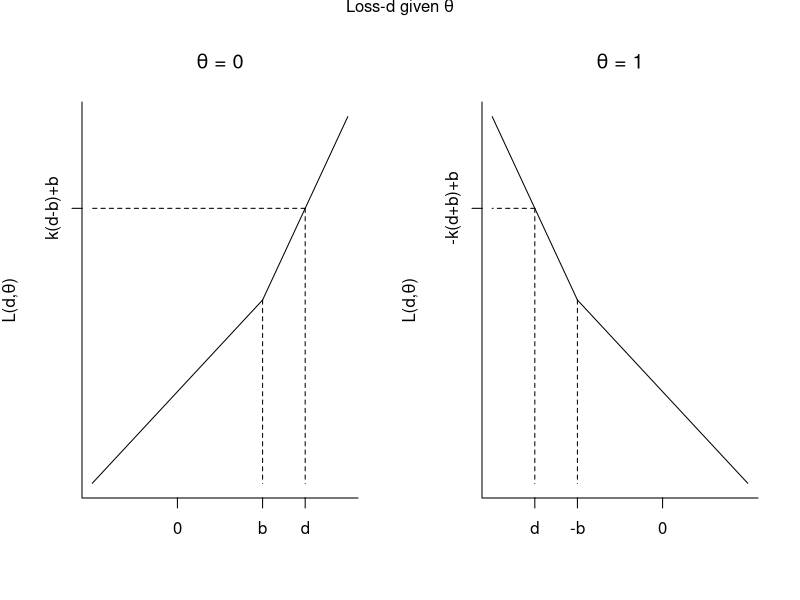
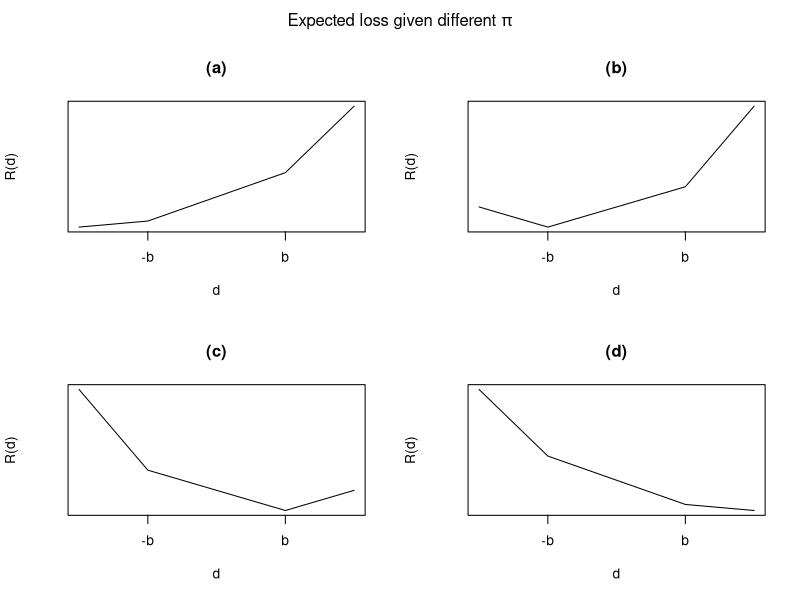
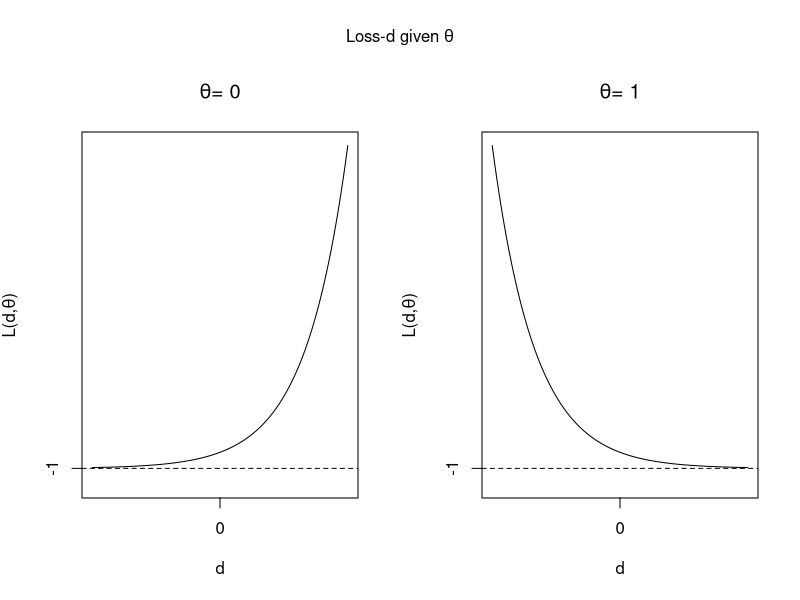
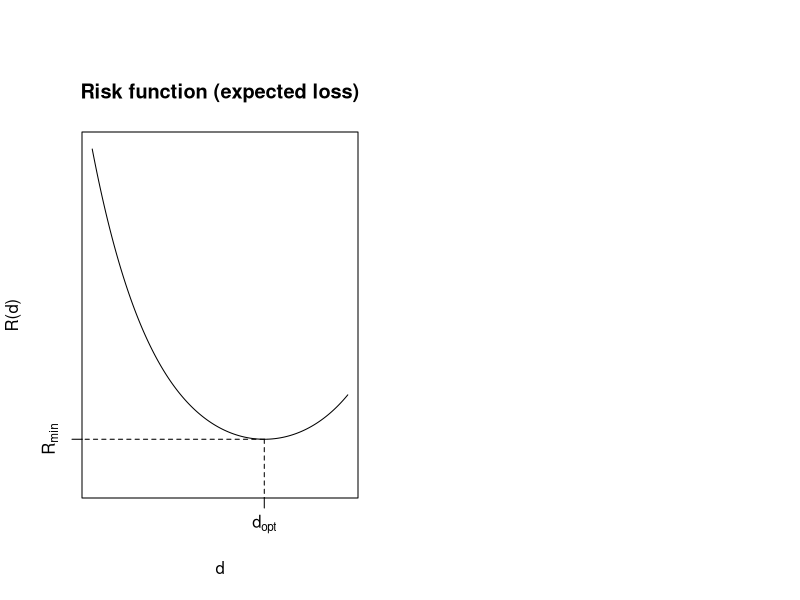

The R source for these figures, in order:
## ---- chunk 1
knitr::opts_chunk$set(echo = TRUE)
## ---- chunk 2
p0=par()
par(mfrow=c(1,2), oma = c(0, 0, 1, 0))
plot(0,0,type='n',bty='l',xlim=c(-20,40),ylim=c(-20,60),xaxt='n',yaxt='n',xlab='',ylab=expression(paste('L(d,',theta,')')),main=expression(paste(theta, ' = 0')))
lines(c(-20,20),c(-20,20),type='l')
lines(c(20,40),c(20,60),type='l')
axis(1,20,labels = 'b')
axis(1,0,labels = 0)
axis(1,30,labels = 'd')
axis(2,40,labels = 'k(d-b)+b')
arrows(20,20,20,-20, length = 0,lty = 2)
arrows(30,40,30,-20, length = 0,lty = 2)
arrows(30,40,-20,40, length = 0,lty = 2)


plot(0,0,type='n',bty='l',xlim=c(-40,20),ylim=c(-20,60),xaxt='n',yaxt='n',xlab='',ylab=expression(paste('L(d,',theta,')')),main=expression(paste(theta, ' = 1')))
lines(c(-40,-20),c(60,20),type='l')
lines(c(-20,20),c(20,-20),type='l')
axis(1,-20,labels = '-b')
axis(1,0,labels = 0)
axis(1,-30,labels = 'd')
axis(2,40,labels = '-k(d+b)+b')
arrows(-20,20,-20,-20, length = 0,lty = 2)
arrows(-30,40,-30,-20, length = 0,lty = 2)
arrows(-30,40,-40,40, length = 0,lty = 2)
mtext(expression(paste('Loss-d given ',theta)), side = 3, line = 0, outer = T)
## ---- chunk 3
R=function(d,k,b,pi){
  if(d< -b)
    r=(1-pi-k*pi)*(d+b)+(2*pi-1)*b
  else if(d>b)
    r=(k-k*pi-pi)*(d-b)+(1-2*pi)*b
  else
    r=(1-2*pi)*d
  return(r)
}
## ---- chunk 4
par(mfrow=c(2,2),oma=c(0,0,2,0))

x=seq(-40,40)
y=c()
for(i in x){
  y=c(y,R(i,2,20,0.3))
}
plot(x,y,type='l',xlab='d',xaxt='n',ylab='R(d)',yaxt='n',main='(a)')
axis(1,-20,labels='-b')
axis(1,20,labels='b')

x=seq(-40,40)
y=c()
for(i in x){
  y=c(y,R(i,2,20,0.4))
}
plot(x,y,type='l',xlab='d',xaxt='n',ylab='R(d)',yaxt='n',main='(b)')
axis(1,-20,labels='-b')
axis(1,20,labels='b')

x=seq(-40,40)
y=c()
for(i in x){
  y=c(y,R(i,2,20,0.6))
}
plot(x,y,type='l',xlab='d',xaxt='n',ylab='R(d)',yaxt='n',main='(c)')
axis(1,-20,labels='-b')
axis(1,20,labels='b')

x=seq(-40,40)
y=c()
for(i in x){
  y=c(y,R(i,2,20,0.7))
}
plot(x,y,type='l',xlab='d',xaxt='n',ylab='R(d)',yaxt='n',main='(d)')
axis(1,-20,labels='-b')
axis(1,20,labels='b')
mtext(expression(paste('Expected loss given different ',pi)), side = 3, line = 0, outer = T)
## ---- chunk 5
x=seq(-3,3,by=0.01)
par(mfrow=c(1,2), oma = c(0, 0, 2.5, 0))
plot(x,exp(x)-1,type='l',xaxt='n',yaxt='n',ylim=c(-2,exp(3)-1),xlab = 'd',ylab= expression(paste('L(d,',theta,')')),main = expression(paste(theta,'= 0')))
abline(h=-1,lty=2)
axis(2,-1,labels = '-1')
axis(1,0,labels = '0')

plot(x,exp(-x)-1,type='l',xaxt='n',yaxt='n',ylim=c(-2,exp(3)-1),xlab = 'd',ylab= expression(paste('L(d,',theta,')')),main = expression(paste(theta,'= 1')))
abline(h=-1,lty=2)
axis(2,-1,labels = '-1')
axis(1,0,labels = '0')

mtext(expression(paste('Loss-d given ',theta)), side = 3, line = 0, outer = T)
## ---- chunk 6
d=seq(-2,2,by=0.01)
pi=0.8
r=(1-pi)*(exp(d)-1)+pi*(exp(-d)-1)
plot(d,r,type = 'l',ylim = c(-1,5),xaxt='n',yaxt='n',xlab='d',ylab='R(d)',main='Risk function (expected loss)')
arrows(log(sqrt(pi/(1-pi))),2*sqrt(pi*(1-pi))-1,log(sqrt(pi/(1-pi))),-2,length = 0,lty=2)
arrows(log(sqrt(pi/(1-pi))),2*sqrt(pi*(1-pi))-1,-3,2*sqrt(pi*(1-pi))-1,length = 0,lty=2)
axis(1,log(sqrt(pi/(1-pi))),labels=expression('d'['opt']))
axis(2,2*sqrt(pi*(1-pi))-1,labels=expression('R'['min']))
